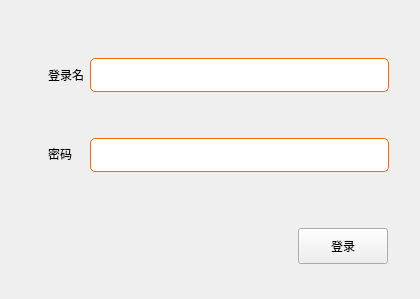
<?xml version="1.0" encoding="UTF-8"?>
<ui version="4.0">
 <class>MainWindow</class>
 <widget class="QMainWindow" name="MainWindow">
  <property name="geometry">
   <rect>
    <x>0</x>
    <y>0</y>
    <width>420</width>
    <height>299</height>
   </rect>
  </property>
  <property name="windowTitle">
   <string>MainWindow</string>
  </property>
  <widget class="QWidget" name="centralwidget">
   <layout class="QVBoxLayout" name="verticalLayout">
    <item>
     <widget class="QWidget" name="verticalWidget" native="true">
      <layout class="QVBoxLayout" name="mainWidget">
       <item>
        <widget class="QStackedWidget" name="stackedWidget">
         <property name="currentIndex">
          <number>0</number>
         </property>
         <widget class="QWidget" name="homePage">
          <widget class="QWidget" name="formLayoutWidget">
           <property name="geometry">
            <rect>
             <x>30</x>
             <y>40</y>
             <width>341</width>
             <height>131</height>
            </rect>
           </property>
           <layout class="QFormLayout" name="loginForm">
            <item row="0" column="0">
             <widget class="QLabel" name="accountLabel_2">
              <property name="minimumSize">
               <size>
                <width>0</width>
                <height>34</height>
               </size>
              </property>
              <property name="text">
               <string>登录名</string>
              </property>
             </widget>
            </item>
            <item row="0" column="1">
             <widget class="QLineEdit" name="loginName">
              <property name="minimumSize">
               <size>
                <width>0</width>
                <height>34</height>
               </size>
              </property>
              <property name="autoFillBackground">
               <bool>false</bool>
              </property>
              <property name="styleSheet">
               <string notr="true">border:1 solid #ff6700;border-radius:5;</string>
              </property>
             </widget>
            </item>
            <item row="1" column="0">
             <widget class="QLabel" name="passwordLabel_2">
              <property name="minimumSize">
               <size>
                <width>0</width>
                <height>34</height>
               </size>
              </property>
              <property name="text">
               <string/>
              </property>
             </widget>
            </item>
            <item row="2" column="0">
             <widget class="QLabel" name="Label">
              <property name="text">
               <string>密码</string>
              </property>
             </widget>
            </item>
            <item row="2" column="1">
             <widget class="QLineEdit" name="loginPassword">
              <property name="minimumSize">
               <size>
                <width>0</width>
                <height>34</height>
               </size>
              </property>
              <property name="maximumSize">
               <size>
                <width>16777215</width>
                <height>16777215</height>
               </size>
              </property>
              <property name="styleSheet">
               <string notr="true">border:1 solid #ff6700;border-radius:5;</string>
              </property>
             </widget>
            </item>
           </layout>
          </widget>
          <widget class="QPushButton" name="loginButton">
           <property name="geometry">
            <rect>
             <x>280</x>
             <y>210</y>
             <width>90</width>
             <height>36</height>
            </rect>
           </property>
           <property name="minimumSize">
            <size>
             <width>90</width>
             <height>36</height>
            </size>
           </property>
           <property name="text">
            <string>登录</string>
           </property>
          </widget>
          <widget class="QLabel" name="loginLabel">
           <property name="geometry">
            <rect>
             <x>30</x>
             <y>180</y>
             <width>341</width>
             <height>20</height>
            </rect>
           </property>
           <property name="minimumSize">
            <size>
             <width>0</width>
             <height>20</height>
            </size>
           </property>
           <property name="text">
            <string/>
           </property>
          </widget>
         </widget>
         <widget class="QWidget" name="resultPage"/>
        </widget>
       </item>
      </layout>
     </widget>
    </item>
   </layout>
  </widget>
 </widget>
 <resources/>
 <connections>
  <connection>
   <sender>accountLabel_2</sender>
   <signal>linkActivated(QString)</signal>
   <receiver>loginName</receiver>
   <slot>selectAll()</slot>
   <hints>
    <hint type="sourcelabel">
     <x>69</x>
     <y>60</y>
    </hint>
    <hint type="destinationlabel">
     <x>147</x>
     <y>60</y>
    </hint>
   </hints>
  </connection>
  <connection>
   <sender>loginButton</sender>
   <signal>clicked()</signal>
   <receiver>loginLabel</receiver>
   <slot>clear()</slot>
   <hints>
    <hint type="sourcelabel">
     <x>364</x>
     <y>246</y>
    </hint>
    <hint type="destinationlabel">
     <x>212</x>
     <y>199</y>
    </hint>
   </hints>
  </connection>
 </connections>
</ui>
